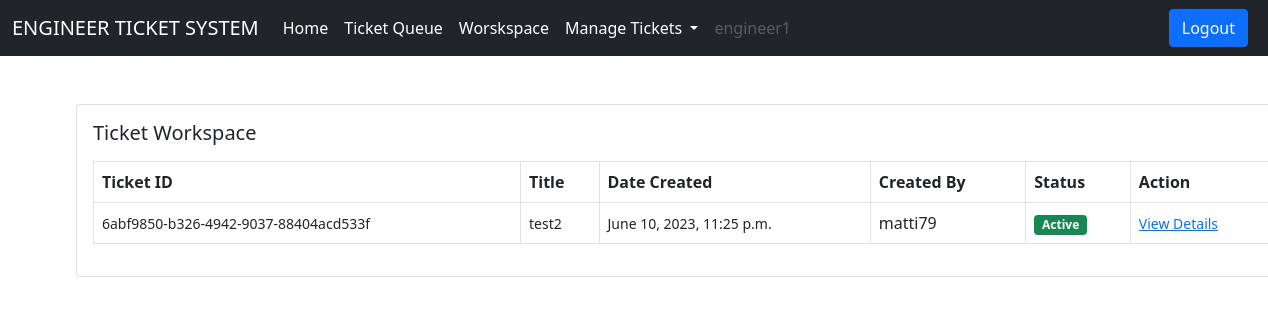
/ticket/workspace/ (signed in), run on the app's committed database.
### users/models.py (models this page shows)
class User(AbstractUser):
    is_customer = models.BooleanField(default=False)
    is_engineer = models.BooleanField(default=False)
    def __str__(self):
        return self.username

### ticket/models.py (models this page shows, shortened)
class Ticket(models.Model):
    status_choices = (
        ('Active', 'Active'),
        ('Completed', 'Completed'),
        ('Pending', 'Pending')
    )
    ticket_number = models.UUIDField(default=uuid.uuid4)
    title = models.CharField(max_length=100)
    description = models.TextField()
    created_by = models.ForeignKey(User, on_delete=models.CASCADE, related_name='created_by')
    date_created = models.DateTimeField(auto_now_add=True)
    assigned_to = models.ForeignKey(User, on_delete=models.DO_NOTHING, null=True, blank=True)
    is_resolved = models.BooleanField(default=False)
    accepted_date = models.DateTimeField(null=True, blank=True)
    closed_date = models.DateTimeField(null=True, blank=True)
    ticket_status = models.CharField(max_length=15, choices=status_choices)

### ticket/views.py (the view)
# urls.py: path('workspace/', views.workspace, name='workspace'),
def workspace(request):
    tickets = Ticket.objects.filter(assigned_to=request.user, is_resolved=False)
    context = {'tickets': tickets}
    return render(request, 'ticket/workspace.html', context)

### templates/ticket/workspace.html
{% extends 'base.html' %}
{% load widget_tweaks %}
{% block content %}
<div class="card mx-auto" style="width: 76rem;">
    <div class="card-body">
        <h5 class="card-title mb-3">Ticket Workspace</h5>
        <table class="table table-bordered">
            <thead>
                <tr>
                    <th scope="col">Ticket ID</th>
                    <th scope="col">Title</th>
                    <th scope="col">Date Created</th>
                    <th scope="col">Created By</th>
                    <th scope="col">Status</th>
                    <th scope="col">Action</th>
                </tr>
            </thead>
            <tbody>
                {% for ticket in tickets %}
                <tr>
                    <td><small>{{ticket.ticket_number}}</small></td>
                    <td><small>{{ticket.title}}</small></td>
                    <td><small>{{ticket.date_created}}</small></td>
                    <td>{{ticket.created_by}}</td>
                    {% if ticket.ticket_status == 'Active' %}
                    <td><span class="badge bg-success">Active</span></td>
                    {% elif ticket.ticket_status == 'Pending' %}
                    <td><span class="badge bg-warning">Pending</span></td>
                    {% elif ticket.ticket_status == 'Completed' %}
                    <td><span class="badge bg-danger"></span>Completed</td>
                    {% endif %}
                    <td><small><a href="{% url 'ticket-details' ticket.pk %}">View Details<a/></small></td>
                </tr>
                {% endfor %}
            </tbody>
        </table>
    </div>
</div>
{% endblock content %}

### templates/base.html (shortened to what this page needs)
<!DOCTYPE html>
<html lang="en">
<head>
    <link href="https://cdn.jsdelivr.net/npm/bootstrap@5.0.2/dist/css/bootstrap.min.css" rel="stylesheet">
</head>
<body>
    {% if request.user.is_customer %}
    <nav class="navbar navbar-expand-lg navbar-dark bg-dark">
        <div class="container-fluid">
            <a class="navbar-brand" href="{% url 'dashboard' %}" class="nav-link active">CUSTOMER TICKET SYSTEM</a>
            <button class="navbar-toggler" type="button" data-bs-toggle="collapse"
                data-bs-target="#navbarSupportedContent" aria-controls="navbarSupportedContent" aria-expanded="false"
                aria-label="Toggle navigation">
                <span class="navbar-toggler-icon"></span>
            </button>
            <div class="collapse navbar-collapse" id="navbarSupportedContent">
                <ul class="navbar-nav me-auto mb-2 mb-lg-0">
                    <li class="nav-item">
                        <a class="nav-link active" aria-current="page" href="/">Home</a>
                    </li>
                    <li class="nav-item">
                        <a class="nav-link active" href="{% url 'create-ticket' %}">Create Ticket</a>
                    </li>
                    <li class="nav-item">
                        <a class="nav-link active" href="{% url 'all-tickets' %}">View Tickets</a>
                    </li>
                    <li class="nav-item">
                        <a class="nav-link disabled" href="#" tabindex="-1" aria-disabled="true">{{request.user.username}}</a>
                    </li>
                </ul>
                <!--<form class="d-flex ms-2">
                    <input class="form-control me-2" type="search" placeholder="Search Ticket" aria-label="Search">
                    <button class="btn btn-outline-warning me-3" type="submit">Search</button>
                </form> -->
                <a href="{% url 'logout' %}" class="btn btn-primary me-2">Logout</a>
            </div>
        </div>
    </nav>
    {% elif request.user.is_engineer %}
    <nav class="navbar navbar-expand-lg navbar-dark bg-dark">
        <div class="container-fluid">
            <a class="navbar-brand" href="href="{% url 'dashboard' %}" class="nav-link active"">ENGINEER TICKET SYSTEM</a>
            <div class="collapse navbar-collapse" id="navbarSupportedContent">
                <ul class="navbar-nav me-auto mb-2 mb-lg-0">
                    <li class="nav-item">
                        <a class="nav-link active" aria-current="page" href="/">Home</a>
                    </li>
                    <li class="nav-item">
                        <a class="nav-link active" href="{% url 'ticket-queue' %}">Ticket Queue</a>
                    </li>
                    <li class="nav-item">
                        <a class="nav-link active" href="{% url 'workspace' %}">Worskspace</a>
                    </li>
                    <li class="nav-item dropdown">
                        <a class="nav-link dropdown-toggle active" href="#" id="navbarDropdown" role="button" data-bs-toggle="dropdown" aria-expanded="false">
                        Manage Tickets
                        </a>
                    </li>
                    <li class="nav-item">
                        <a class="nav-link disabled" href="#" tabindex="-1" aria-disabled="true">{{request.user.username}}</a>
                    </li>
                </ul>
                <a href="{% url 'logout' %}" class="btn btn-primary me-2">Logout</a>
            </div>
        </div>
    </nav>
    {% endif %}
    <div class="container mt-5">
        {% block content %}
        {% endblock content %}
    </div>
</body>
</html>

### data on the page
User: user.username "engineer1"
Ticket: ticket_number "6abf9850-b326-4942-9037-88404acd533f", title "test2", date_created "June 10, 2023, 11:25 p.m.", created_by "matti79", ticket_status "Active"
